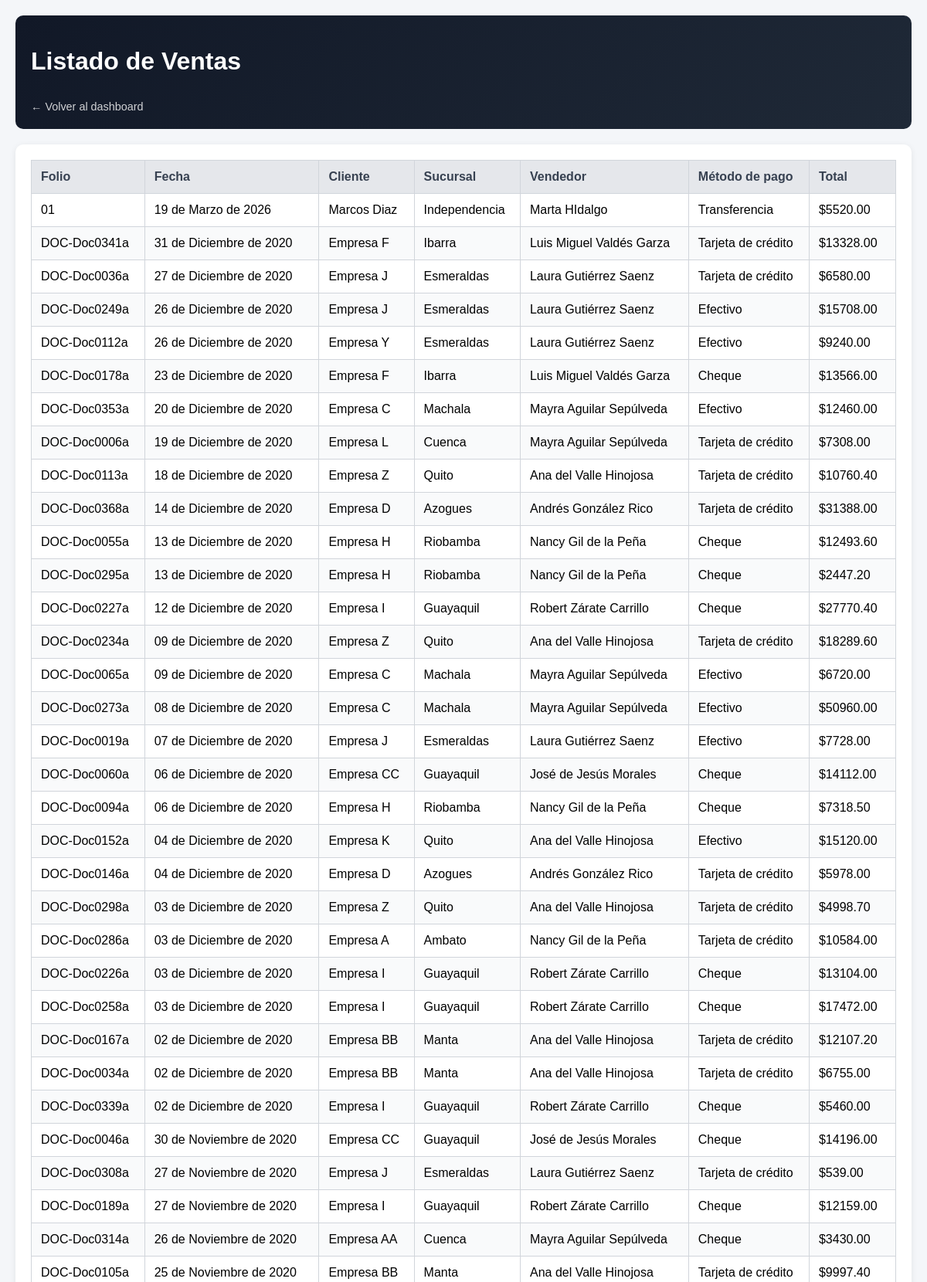
/ventas/ (upper part), run on the app's committed database.
### ventas/models.py (models this page shows, shortened)
class Venta(models.Model):
    folio = models.CharField(max_length=30, unique=True)
    fecha = models.DateTimeField()
    cliente = models.ForeignKey(
        Cliente,
        on_delete=models.PROTECT,
        related_name='ventas'
    )
    sucursal = models.ForeignKey(
        Sucursal,
        on_delete=models.PROTECT,
        related_name='ventas'
    )
    vendedor = models.ForeignKey(
        Vendedor,
        on_delete=models.PROTECT,
        related_name='ventas'
    )
    metodo_pago = models.ForeignKey(
        MetodoPago,
        on_delete=models.PROTECT,
        related_name='ventas'
    )
    subtotal = models.DecimalField(max_digits=12, decimal_places=2, default=0)
    impuesto = models.DecimalField(max_digits=12, decimal_places=2, default=0)
    total = models.DecimalField(max_digits=12, decimal_places=2, default=0)
    observaciones = models.TextField(blank=True, null=True)
    creado_en = models.DateTimeField(auto_now_add=True)
    actualizado_en = models.DateTimeField(auto_now=True)
    class Meta:
        verbose_name = "Venta"
        verbose_name_plural = "Ventas"
        ordering = ['-fecha']

### catalogos/models.py (models this page shows, shortened)
class Cliente(models.Model):
    nombre = models.CharField(max_length=150)
    telefono = models.CharField(max_length=20, blank=True, null=True)
    correo = models.EmailField(blank=True, null=True)
    ciudad = models.CharField(max_length=100, blank=True, null=True)
    estado = models.CharField(max_length=100, blank=True, null=True)
    pais = models.CharField(max_length=100, default="México")
    activo = models.BooleanField(default=True)
    class Meta:
        verbose_name = "Cliente"
        verbose_name_plural = "Clientes"
        ordering = ['nombre']

class Sucursal(models.Model):
    nombre = models.CharField(max_length=100)
    ciudad = models.CharField(max_length=100)
    estado = models.CharField(max_length=100)
    pais = models.CharField(max_length=100, default="México")
    direccion = models.TextField(blank=True, null=True)
    activo = models.BooleanField(default=True)
    class Meta:
        verbose_name = "Sucursal"
        verbose_name_plural = "Sucursales"
        ordering = ['nombre']

class Vendedor(models.Model):
    nombre = models.CharField(max_length=150)
    telefono = models.CharField(max_length=20, blank=True, null=True)
    correo = models.EmailField(blank=True, null=True)
    sucursal = models.ForeignKey(
        Sucursal,
        on_delete=models.PROTECT,
        related_name='vendedores'
    )
    activo = models.BooleanField(default=True)
    class Meta:
        verbose_name = "Vendedor"
        verbose_name_plural = "Vendedores"
        ordering = ['nombre']

class MetodoPago(models.Model):
    nombre = models.CharField(max_length=50, unique=True)
    descripcion = models.TextField(blank=True, null=True)
    activo = models.BooleanField(default=True)
    class Meta:
        verbose_name = "Método de pago"
        verbose_name_plural = "Métodos de pago"
        ordering = ['nombre']

### ventas/views.py (the view)
# urls.py: path('', lista_ventas, name='lista_ventas'),
def lista_ventas(request):
    ventas = Venta.objects.select_related(
        'cliente',
        'sucursal',
        'vendedor',
        'metodo_pago'
    ).all()
    return render(request, 'ventas/lista_ventas.html', {'ventas': ventas})

### templates/ventas/lista_ventas.html (shortened to what this page needs)
<!DOCTYPE html>
<html lang="es">
<head>
</head>
<body>
    <div class="header">
        <h1>Listado de Ventas</h1>
        <a href="{% url 'inicio' %}" class="boton-volver">← Volver al dashboard</a>
    </div>
    <div class="card">
        <table>
            <thead>
                <tr>
                    <th>Folio</th>
                    <th>Fecha</th>
                    <th>Cliente</th>
                    <th>Sucursal</th>
                    <th>Vendedor</th>
                    <th>Método de pago</th>
                    <th>Total</th>
                </tr>
            </thead>
            <tbody>
                {% for venta in ventas %}
                <tr>
                    <td>{{ venta.folio }}</td>
                    <td>{{ venta.fecha|date:"d \d\e F \d\e Y" }}</td>
                    <td>{{ venta.cliente.nombre }}</td>
                    <td>{{ venta.sucursal.nombre }}</td>
                    <td>{{ venta.vendedor.nombre }}</td>
                    <td>{{ venta.metodo_pago.nombre }}</td>
                    <td>${{ venta.total }}</td>
                </tr>
                {% endfor %}
            </tbody>
        </table>
    </div>
</body>
</html>

### templates/ventas/lista_ventas.html (style rules this page uses)
body { font-family: Arial, sans-serif; background: #f4f6f9; margin: 0; padding: 20px; }
.header { background: linear-gradient(135deg, #111827, #1f2937); color: white; padding: 20px; border-radius: 10px; margin-bottom: 20px; }
.card { background: white; padding: 20px; border-radius: 10px; box-shadow: 0 2px 8px rgba(0,0,0,0.08); overflow-x: auto; }
table { width: 100%; border-collapse: collapse; }
th, td { border: 1px solid #d1d5db; padding: 12px; text-align: left; }
th { background: #e5e7eb; color: #374151; }
tr:nth-child(even) { background-color: #f9fafb; }
.boton-volver { text-decoration: none; color: white; display: inline-block; margin-top: 10px; font-size: 0.9em; opacity: 0.8; }

### data on the page
Venta: folio "01", fecha "19 de Marzo de 2026", cliente.nombre "Marcos Diaz", sucursal.nombre "Independencia", vendedor.nombre "Marta HIdalgo", metodo_pago.nombre "Transferencia", total "5520.00"
Venta: folio "DOC-Doc0341a", fecha "31 de Diciembre de 2020", cliente.nombre "Empresa F", sucursal.nombre "Ibarra", vendedor.nombre "Luis Miguel Valdés Garza", metodo_pago.nombre "Tarjeta de crédito", total "13328.00"
Venta: folio "DOC-Doc0036a", fecha "27 de Diciembre de 2020", cliente.nombre "Empresa J", sucursal.nombre "Esmeraldas", vendedor.nombre "Laura Gutiérrez Saenz", metodo_pago.nombre "Tarjeta de crédito", total "6580.00"
Venta: folio "DOC-Doc0249a", fecha "26 de Diciembre de 2020", cliente.nombre "Empresa J", sucursal.nombre "Esmeraldas", vendedor.nombre "Laura Gutiérrez Saenz", metodo_pago.nombre "Efectivo", total "15708.00"
Venta: folio "DOC-Doc0112a", fecha "26 de Diciembre de 2020", cliente.nombre "Empresa Y", sucursal.nombre "Esmeraldas", vendedor.nombre "Laura Gutiérrez Saenz", metodo_pago.nombre "Efectivo", total "9240.00"
Venta: folio "DOC-Doc0178a", fecha "23 de Diciembre de 2020", cliente.nombre "Empresa F", sucursal.nombre "Ibarra", vendedor.nombre "Luis Miguel Valdés Garza", metodo_pago.nombre "Cheque", total "13566.00"
Venta: folio "DOC-Doc0353a", fecha "20 de Diciembre de 2020", cliente.nombre "Empresa C", sucursal.nombre "Machala", vendedor.nombre "Mayra Aguilar Sepúlveda", metodo_pago.nombre "Efectivo", total "12460.00"
Venta: folio "DOC-Doc0006a", fecha "19 de Diciembre de 2020", cliente.nombre "Empresa L", sucursal.nombre "Cuenca", vendedor.nombre "Mayra Aguilar Sepúlveda", metodo_pago.nombre "Tarjeta de crédito", total "7308.00"
Venta: folio "DOC-Doc0113a", fecha "18 de Diciembre de 2020", cliente.nombre "Empresa Z", sucursal.nombre "Quito", vendedor.nombre "Ana del Valle Hinojosa", metodo_pago.nombre "Tarjeta de crédito", total "10760.40"
Venta: folio "DOC-Doc0368a", fecha "14 de Diciembre de 2020", cliente.nombre "Empresa D", sucursal.nombre "Azogues", vendedor.nombre "Andrés González Rico", metodo_pago.nombre "Tarjeta de crédito", total "31388.00"
Venta: folio "DOC-Doc0055a", fecha "13 de Diciembre de 2020", cliente.nombre "Empresa H", sucursal.nombre "Riobamba", vendedor.nombre "Nancy Gil de la Peña", metodo_pago.nombre "Cheque", total "12493.60"
Venta: folio "DOC-Doc0295a", fecha "13 de Diciembre de 2020", cliente.nombre "Empresa H", sucursal.nombre "Riobamba", vendedor.nombre "Nancy Gil de la Peña", metodo_pago.nombre "Cheque", total "2447.20"
Venta: folio "DOC-Doc0227a", fecha "12 de Diciembre de 2020", cliente.nombre "Empresa I", sucursal.nombre "Guayaquil", vendedor.nombre "Robert Zárate Carrillo", metodo_pago.nombre "Cheque", total "27770.40"
Venta: folio "DOC-Doc0234a", fecha "09 de Diciembre de 2020", cliente.nombre "Empresa Z", sucursal.nombre "Quito", vendedor.nombre "Ana del Valle Hinojosa", metodo_pago.nombre "Tarjeta de crédito", total "18289.60"
Venta: folio "DOC-Doc0065a", fecha "09 de Diciembre de 2020", cliente.nombre "Empresa C", sucursal.nombre "Machala", vendedor.nombre "Mayra Aguilar Sepúlveda", metodo_pago.nombre "Efectivo", total "6720.00"
Venta: folio "DOC-Doc0273a", fecha "08 de Diciembre de 2020", cliente.nombre "Empresa C", sucursal.nombre "Machala", vendedor.nombre "Mayra Aguilar Sepúlveda", metodo_pago.nombre "Efectivo", total "50960.00"
Venta: folio "DOC-Doc0019a", fecha "07 de Diciembre de 2020", cliente.nombre "Empresa J", sucursal.nombre "Esmeraldas", vendedor.nombre "Laura Gutiérrez Saenz", metodo_pago.nombre "Efectivo", total "7728.00"
Venta: folio "DOC-Doc0060a", fecha "06 de Diciembre de 2020", cliente.nombre "Empresa CC", sucursal.nombre "Guayaquil", vendedor.nombre "José de Jesús Morales", metodo_pago.nombre "Cheque", total "14112.00"
Venta: folio "DOC-Doc0094a", fecha "06 de Diciembre de 2020", cliente.nombre "Empresa H", sucursal.nombre "Riobamba", vendedor.nombre "Nancy Gil de la Peña", metodo_pago.nombre "Cheque", total "7318.50"
Venta: folio "DOC-Doc0152a", fecha "04 de Diciembre de 2020", cliente.nombre "Empresa K", sucursal.nombre "Quito", vendedor.nombre "Ana del Valle Hinojosa", metodo_pago.nombre "Efectivo", total "15120.00"
Venta: folio "DOC-Doc0146a", fecha "04 de Diciembre de 2020", cliente.nombre "Empresa D", sucursal.nombre "Azogues", vendedor.nombre "Andrés González Rico", metodo_pago.nombre "Tarjeta de crédito", total "5978.00"
Venta: folio "DOC-Doc0298a", fecha "03 de Diciembre de 2020", cliente.nombre "Empresa Z", sucursal.nombre "Quito", vendedor.nombre "Ana del Valle Hinojosa", metodo_pago.nombre "Tarjeta de crédito", total "4998.70"
Venta: folio "DOC-Doc0286a", fecha "03 de Diciembre de 2020", cliente.nombre "Empresa A", sucursal.nombre "Ambato", vendedor.nombre "Nancy Gil de la Peña", metodo_pago.nombre "Tarjeta de crédito", total "10584.00"
Venta: folio "DOC-Doc0226a", fecha "03 de Diciembre de 2020", cliente.nombre "Empresa I", sucursal.nombre "Guayaquil", vendedor.nombre "Robert Zárate Carrillo", metodo_pago.nombre "Cheque", total "13104.00"
Venta: folio "DOC-Doc0258a", fecha "03 de Diciembre de 2020", cliente.nombre "Empresa I", sucursal.nombre "Guayaquil", vendedor.nombre "Robert Zárate Carrillo", metodo_pago.nombre "Cheque", total "17472.00"
Venta: folio "DOC-Doc0167a", fecha "02 de Diciembre de 2020", cliente.nombre "Empresa BB", sucursal.nombre "Manta", vendedor.nombre "Ana del Valle Hinojosa", metodo_pago.nombre "Tarjeta de crédito", total "12107.20"
Venta: folio "DOC-Doc0034a", fecha "02 de Diciembre de 2020", cliente.nombre "Empresa BB", sucursal.nombre "Manta", vendedor.nombre "Ana del Valle Hinojosa", metodo_pago.nombre "Tarjeta de crédito", total "6755.00"
Venta: folio "DOC-Doc0339a", fecha "02 de Diciembre de 2020", cliente.nombre "Empresa I", sucursal.nombre "Guayaquil", vendedor.nombre "Robert Zárate Carrillo", metodo_pago.nombre "Cheque", total "5460.00"
Venta: folio "DOC-Doc0046a", fecha "30 de Noviembre de 2020", cliente.nombre "Empresa CC", sucursal.nombre "Guayaquil", vendedor.nombre "José de Jesús Morales", metodo_pago.nombre "Cheque", total "14196.00"
Venta: folio "DOC-Doc0308a", fecha "27 de Noviembre de 2020", cliente.nombre "Empresa J", sucursal.nombre "Esmeraldas", vendedor.nombre "Laura Gutiérrez Saenz", metodo_pago.nombre "Tarjeta de crédito", total "539.00"
Venta: folio "DOC-Doc0189a", fecha "27 de Noviembre de 2020", cliente.nombre "Empresa I", sucursal.nombre "Guayaquil", vendedor.nombre "Robert Zárate Carrillo", metodo_pago.nombre "Cheque", total "12159.00"
Venta: folio "DOC-Doc0314a", fecha "26 de Noviembre de 2020", cliente.nombre "Empresa AA", sucursal.nombre "Cuenca", vendedor.nombre "Mayra Aguilar Sepúlveda", metodo_pago.nombre "Cheque", total "3430.00"
Venta: folio "DOC-Doc0105a", fecha "25 de Noviembre de 2020", cliente.nombre "Empresa BB", sucursal.nombre "Manta", vendedor.nombre "Ana del Valle Hinojosa", metodo_pago.nombre "Tarjeta de crédito", total "9997.40"
